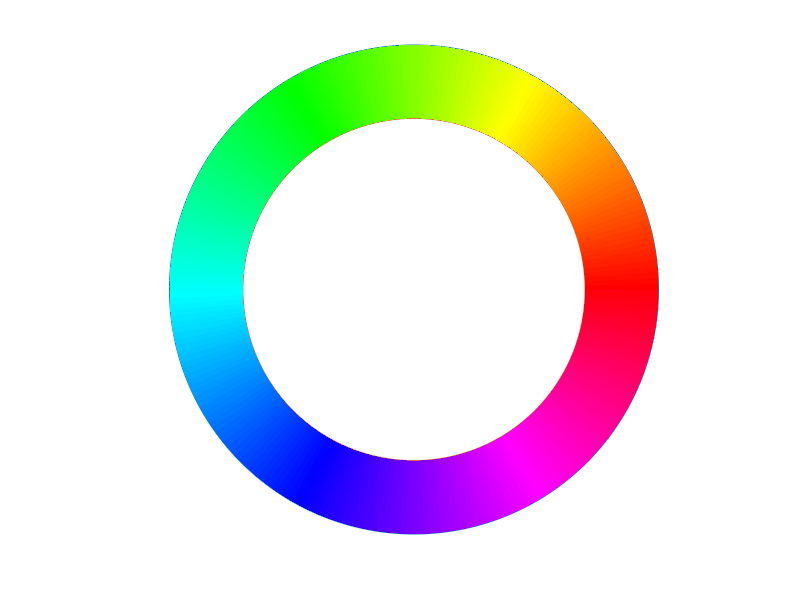

The MATLAB script that drew this image:
function create_color_wheel()
    % Following a solution suggested in:
    % https://www.mathworks.com/matlabcentral/answers/213463-colormap-on-the-outside-of-a-circle#comment_281019

    N = 256;                                % Number Of Colours In Colour Wheel
    th = linspace(0, 2*pi, N);              % Angles
    xy = @(a,r) [r.*cos(a); r.*sin(a)];     % Function: Calculate (x,y) Vectors
    r_ext = 1.0;                            % Outer Radius
    r_int = 0.7;                            % Inner Radius
    C(1,:,:) = xy(th,r_ext);                % Outer Circle
    C(2,:,:) = xy(th,r_int);                % Inner Circle

c = colormap(hsv(N));

    C1 = squeeze(C(1,:,:));                 % Reduce ???C1??? Dimensions
    plot(C1(1,:), C1(2,:))
    hold on
    C2 = squeeze(C(2,:,:));                 % Reduce ???C2??? Dimensions
    plot(C2(1,:), C2(2,:))
    for k1 = 1:size(C2,2)
        plot([C1(1,k1), C2(1,k1)], [C1(2,k1), C2(2,k1)], 'Color',c(k1,:), 'LineWidth',0.25)
        k2 = max([mod(k1+1,size(C2,2)), 1]);
        patch([C1(1,k1), C1(1,k2), C2(1,k2), C2(1,k1)], [C1(2,k1), C1(2,k2), C2(2,k2), C2(2,k1)], c(k1,:), 'EdgeColor','none')    
    end
    hold off
    axis off
    box off
    axis image

end